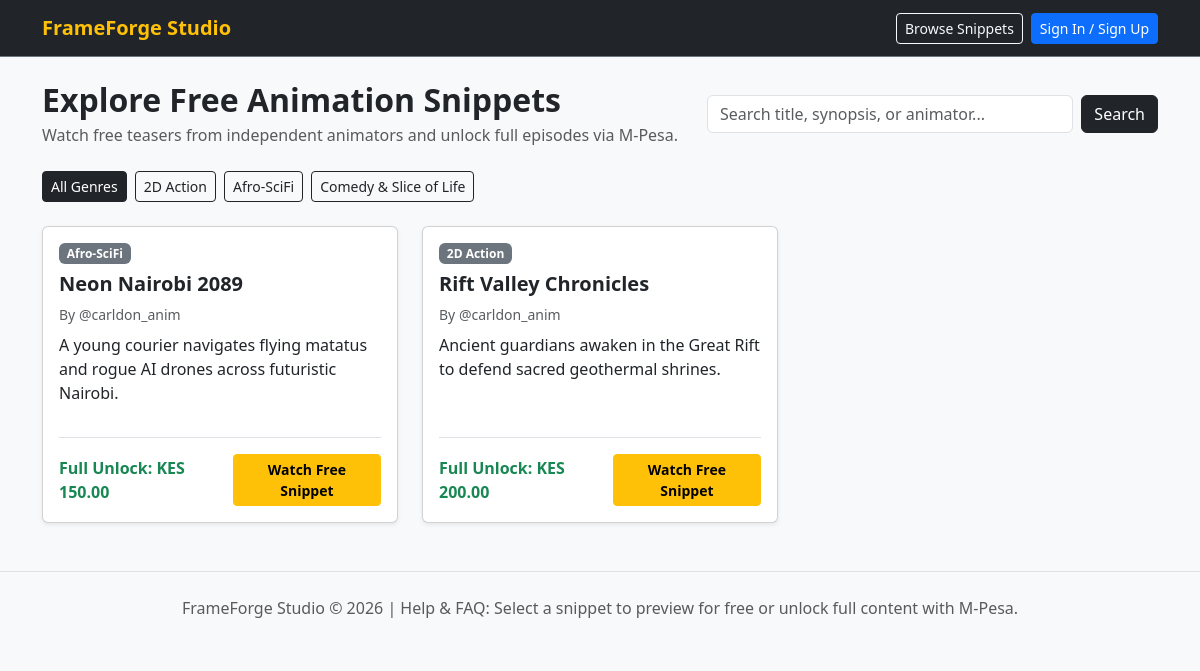
The page / on the database its author committed.
### tables this page shows
CREATE TABLE genres (
    genre_id INT AUTO_INCREMENT PRIMARY KEY,
    name VARCHAR(50) NOT NULL UNIQUE,
    description TEXT
);

CREATE TABLE projects (
    project_id INT AUTO_INCREMENT PRIMARY KEY,
    creator_id INT NOT NULL,
    genre_id INT NOT NULL,
    title VARCHAR(150) NOT NULL,
    synopsis TEXT,
    status VARCHAR(20) NOT NULL DEFAULT 'draft',
    price DECIMAL(10,2) NOT NULL DEFAULT 0.00,
    created_at TIMESTAMP DEFAULT CURRENT_TIMESTAMP,
    INDEX idx_projects_creator (creator_id),
    INDEX idx_projects_genre (genre_id),
    INDEX idx_projects_status (status),
    CONSTRAINT chk_projects_status CHECK (status IN ('draft', 'in_production', 'pending_review', 'published', 'archived')),
    CONSTRAINT chk_projects_price CHECK (price >= 0.00),
    CONSTRAINT fk_projects_creator FOREIGN KEY (creator_id)
        REFERENCES users(user_id) ON DELETE RESTRICT,
    CONSTRAINT fk_projects_genre FOREIGN KEY (genre_id)
        REFERENCES genres(genre_id) ON DELETE RESTRICT
);

CREATE TABLE users (
    user_id INT AUTO_INCREMENT PRIMARY KEY,
    role_id INT NOT NULL,
    username VARCHAR(50) NOT NULL UNIQUE,
    email VARCHAR(100) NOT NULL UNIQUE,
    password_hash VARCHAR(255) NOT NULL,
    is_active BOOLEAN NOT NULL DEFAULT TRUE,
    created_at TIMESTAMP DEFAULT CURRENT_TIMESTAMP,
    INDEX idx_users_role (role_id),
    CONSTRAINT fk_users_role FOREIGN KEY (role_id)
        REFERENCES roles(role_id) ON DELETE RESTRICT
);

### index.php (the view, shortened to what this page needs)
<?php
require_once __DIR__ . '/config/db.php';
$search  = trim($_GET['q'] ?? '');
$genreId = (int)($_GET['genre_id'] ?? 0);
$genres = $pdo->query("SELECT * FROM genres ORDER BY name")->fetchAll();
$sql = "
    SELECT p.*, g.name AS genre_name, u.username AS animator_name,
           c.video_url AS snippet_url, c.duration_seconds
    FROM projects p
    INNER JOIN genres g ON p.genre_id = g.genre_id
    INNER JOIN users u ON p.creator_id = u.user_id
    LEFT JOIN content_items c ON p.project_id = c.project_id AND c.content_type = 'snippet'
    WHERE p.status = 'published'
";
$params = [];
$sql .= " ORDER BY p.created_at DESC";
$stmt = $pdo->prepare($sql);
$stmt->execute($params);
$projects = $stmt->fetchAll();
?>
<!DOCTYPE html>
<html lang="en">
<head>
    <link href="https://cdn.jsdelivr.net/npm/bootstrap@5.3.2/dist/css/bootstrap.min.css" rel="stylesheet">
</head>
<body class="bg-light">
<?php include __DIR__ . '/includes/navbar.php'; ?>
<div class="container">
    <div class="row mb-4 align-items-center">
        <div class="col-md-7">
            <h2 class="fw-bold mb-1">Explore Free Animation Snippets</h2>
            <p class="text-muted mb-0">Watch free teasers from independent animators and unlock full episodes via M-Pesa.</p>
        </div>
        <div class="col-md-5">
            <form method="GET" class="d-flex gap-2">
                <input type="text" name="q" class="form-control" placeholder="Search title, synopsis, or animator..." value="<?= htmlspecialchars($search) ?>">
                <button class="btn btn-dark" type="submit">Search</button>
            </form>
        </div>
    </div>
    <div class="mb-4 d-flex flex-wrap gap-2">
        <a href="index.php" class="btn btn-sm <?= $genreId === 0 ? 'btn-dark' : 'btn-outline-dark' ?>">All Genres</a>
        <?php foreach ($genres as $g): ?>
            <a href="index.php?genre_id=<?= $g['genre_id'] ?>"
               class="btn btn-sm <?= $genreId === (int)$g['genre_id'] ? 'btn-dark' : 'btn-outline-dark' ?>">
                <?= htmlspecialchars($g['name']) ?>
            </a>
        <?php endforeach; ?>
    </div>
    <div class="row g-4">
        <?php foreach ($projects as $proj): ?>
            <div class="col-md-4">
                <div class="card h-100 shadow-sm">
                    <div class="card-body d-flex flex-column">
                        <span class="badge bg-secondary align-self-start mb-2"><?= htmlspecialchars($proj['genre_name']) ?></span>
                        <h5 class="card-title fw-bold"><?= htmlspecialchars($proj['title']) ?></h5>
                        <p class="text-muted small mb-2">By @<?= htmlspecialchars($proj['animator_name']) ?></p>
                        <p class="card-text flex-grow-1"><?= htmlspecialchars($proj['synopsis']) ?></p>
                        <div class="d-flex justify-content-between align-items-center mt-3 pt-3 border-top">
                            <span class="fw-bold text-success">Full Unlock: KES <?= number_format((float)$proj['price'], 2) ?></span>
                            <a href="watch.php?project_id=<?= $proj['project_id'] ?>" class="btn btn-warning btn-sm fw-semibold">
                                Watch Free Snippet
                            </a>
                        </div>
                    </div>
                </div>
            </div>
        <?php endforeach; ?>
    </div>
</div>
<footer class="text-center text-muted py-4 mt-5 border-top">
    FrameForge Studio &copy; 2026 | Help & FAQ: Select a snippet to preview for free or unlock full content with M-Pesa.
</footer>
</body>
</html>

### includes/navbar.php (shortened to what this page needs)
<?php
$currentRole = $_SESSION['role_name'] ?? 'guest';
$currentUser = $_SESSION['username'] ?? null;
?>
<nav class="navbar navbar-expand-lg navbar-dark bg-dark border-bottom border-secondary mb-4">
    <div class="container">
        <a class="navbar-brand fw-bold text-warning" href="/frameforge/index.php">
            FrameForge Studio
        </a>
        <div class="d-flex align-items-center gap-2">
            <a class="btn btn-outline-light btn-sm" href="/frameforge/index.php">Browse Snippets</a>
            <?php if ($currentUser): ?>
                <span class="badge bg-secondary ms-2"><?= htmlspecialchars($currentUser) ?> (<?= htmlspecialchars($currentRole) ?>)</span>
                <a class="btn btn-danger btn-sm" href="/frameforge/account.php?action=logout">Logout</a>
            <?php else: ?>
                <a class="btn btn-primary btn-sm" href="/frameforge/account.php">Sign In / Sign Up</a>
            <?php endif; ?>
        </div>
    </div>
</nav>

### rows shown on the page
genres: name "2D Action"
genres: name "Afro-SciFi"
genres: name "Comedy & Slice of Life"
projects: genre.name "Afro-SciFi", title "Neon Nairobi 2089", creator.username "carldon_anim", synopsis "A young courier navigates flying matatus and rogue AI drones across futuristic Nairobi.", price "150.00"
projects: genre.name "2D Action", title "Rift Valley Chronicles", creator.username "carldon_anim", synopsis "Ancient guardians awaken in the Great Rift to defend sacred geothermal shrines.", price "200.00"
